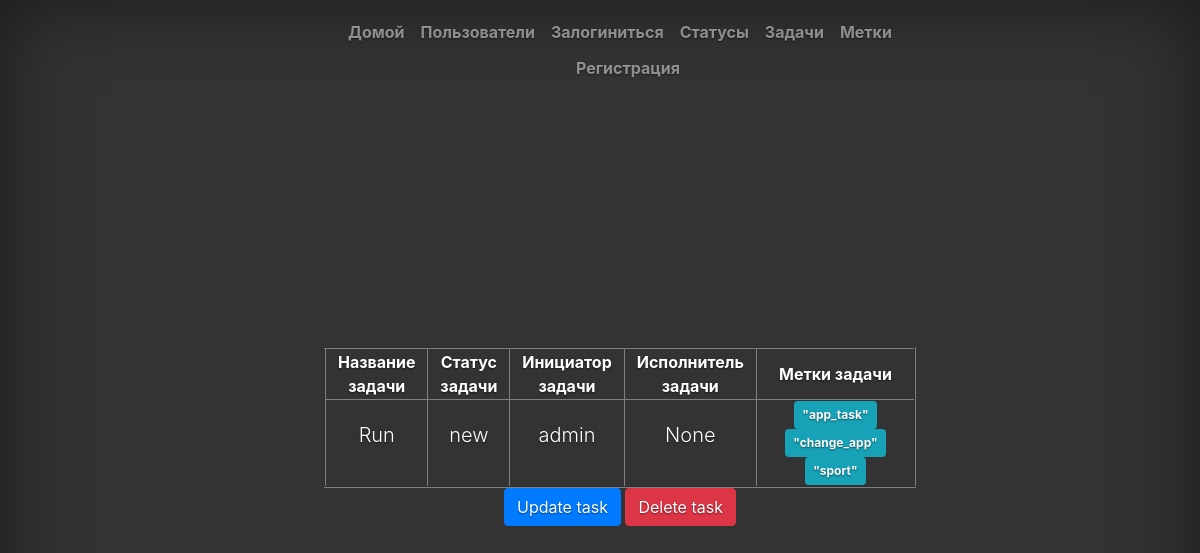
Before: /tasks/1 with the older database file.
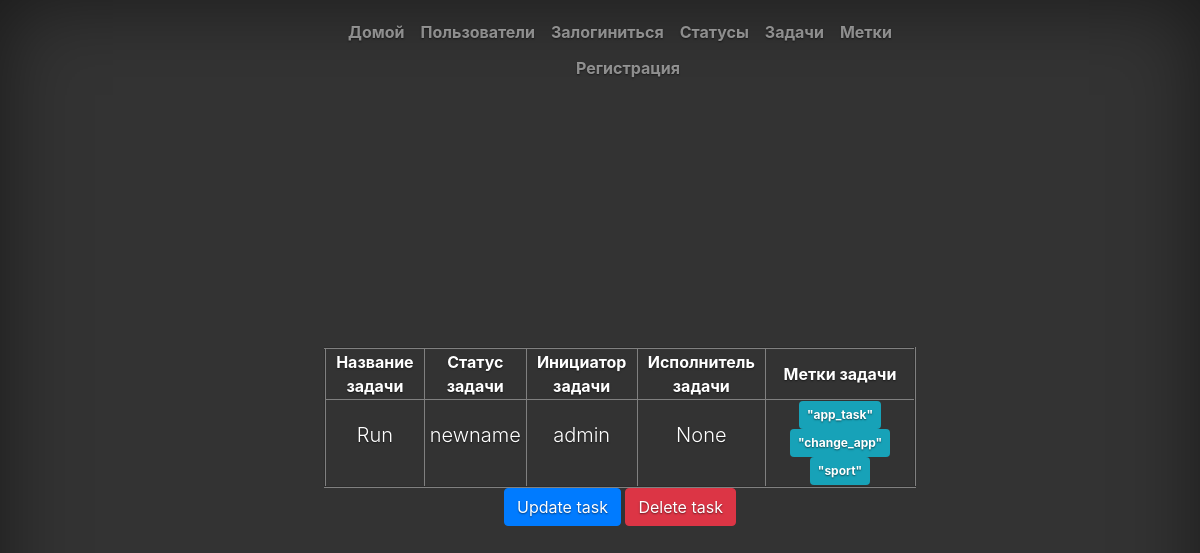
After: the same page with the newer database file.
### tasks/models.py (models this page shows, shortened)
class Task(models.Model):
    name = models.CharField(max_length=50, null=True, blank=True,)
    description = models.CharField(max_length=150, null=True, blank=True,)
    task_status = models.ForeignKey(TaskStatus, null=True, blank=True, on_delete=models.PROTECT)
    creator = models.ForeignKey(CustomUser, on_delete=models.CASCADE, null=True, blank=True, related_name='creator')
    assigned_to = models.ForeignKey(CustomUser, on_delete=models.SET_NULL, null=True, blank=True, related_name='assigned')
    label = models.ManyToManyField(Label)
    class Meta():
        ordering = ['name']

class TaskStatus(models.Model):
    name = models.CharField(verbose_name='Имя', max_length=70, unique=True)
    def __str__(self):
        return self.name
    class Meta():
        ordering = ['name']

### users/models.py (models this page shows, shortened)
class CustomUser(AbstractUser):
    class Meta():
        ordering = ['username']
    def __str__(self):
        return self.username

### tasks/views.py (the view)
# urls.py: path('<int:pk>', views.TaskView.as_view(), name='task'),
class TaskView(generic.DetailView):
    model = Task
    template_name = 'task_view.html'

### tasks/models.py (called while the page is built)
    def __str__(self):
        return self.name

### tasks/templates/task_view.html (shortened to what this page needs)
{% extends 'index.html' %}
{% load bootstrap4 %}
{% load i18n %}
{% block welcome %}
<body class="text-center">
	<table border="2" align="center">
		<tr>
			<th>Название задачи</th>
			<th>Статус задачи</th>
			<th>Инициатор задачи</th>
			<th>Исполнитель задачи</th>
			<th>Метки задачи</th>
		</tr>
		<tr>
			<td><p class="lead"> {{ object.name }}</p></td>
			<td><p class="lead"> {{ object.task_status }}</p></td>
			<td><p class="lead"> {{ object.creator }}</p></td>
			<td><p class="lead"> {{ object.assigned_to }}</p></td>
			<td>
				{% for tag in object.label.all %}
					<span class="badge badge-info p-2">"{{ tag }}"</span>
				{% endfor %}
			</td>
		</tr>
	</table>
	<a class="btn btn-primary" href={% url 'tasks:update_task' object.id %}>{% translate "Update task" %}</a>
	<a class="btn btn-danger" href={% url 'tasks:delete_task' object.id %}>{% translate "Delete task" %}</a>
</body>
{% endblock welcome %}

Changed rows visible on the page:
changed through a linked row, Task "Run": task_status "new" → "newname"
